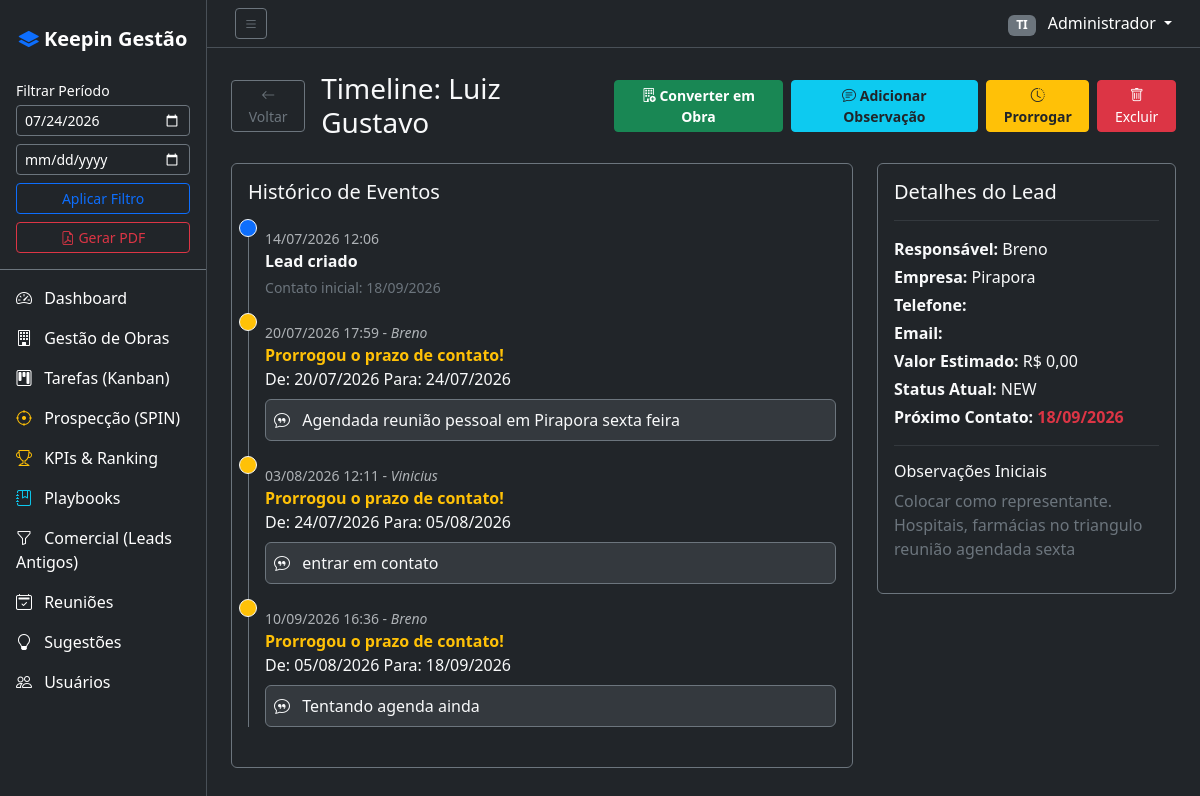
Screenshot of /?page=lead_timeline&id=32 (signed in) with the database file from the repository.
### tables this page shows
CREATE TABLE leads (
            id INTEGER PRIMARY KEY AUTOINCREMENT,
            name TEXT NOT NULL,
            company TEXT,
            phone TEXT,
            email TEXT,
            source TEXT,
            status TEXT NOT NULL DEFAULT 'new',
            estimated_value REAL DEFAULT 0,
            next_contact_date DATE,
            notes TEXT,
            assigned_to INTEGER,
            created_by INTEGER NOT NULL,
            created_at DATETIME DEFAULT CURRENT_TIMESTAMP,
            updated_at DATETIME DEFAULT CURRENT_TIMESTAMP,
            FOREIGN KEY (assigned_to) REFERENCES users(id),
            FOREIGN KEY (created_by) REFERENCES users(id)
        );

CREATE TABLE lead_history (
        id INTEGER PRIMARY KEY AUTOINCREMENT,
        lead_id INTEGER NOT NULL,
        action TEXT NOT NULL,
        old_value TEXT,
        new_value TEXT,
        comment TEXT,
        changed_by INTEGER NOT NULL,
        mentioned_user_id INTEGER,
        created_at DATETIME DEFAULT CURRENT_TIMESTAMP,
        FOREIGN KEY (lead_id) REFERENCES leads(id),
        FOREIGN KEY (changed_by) REFERENCES users(id),
        FOREIGN KEY (mentioned_user_id) REFERENCES users(id)
    );

CREATE TABLE users (
            id INTEGER PRIMARY KEY AUTOINCREMENT,
            name TEXT NOT NULL,
            email TEXT UNIQUE NOT NULL,
            password TEXT NOT NULL,
            role TEXT NOT NULL DEFAULT 'user',
            department TEXT NOT NULL,
            avatar_color TEXT DEFAULT '#6366f1',
            active INTEGER DEFAULT 1,
            created_at DATETIME DEFAULT CURRENT_TIMESTAMP,
            last_login DATETIME
        );

### controllers/LeadTimelineController.php (called while the page is built, shortened)
<?php
require_once __DIR__ . '/../models/LeadHistory.php';
class LeadTimelineController {
    public function index() {
        $leadId = isset($_GET['id']) ? (int)$_GET['id'] : 0;
        $db = Database::getConnection();
        $stmt = $db->prepare("SELECT l.*, u.name as assigned_name FROM leads l LEFT JOIN users u ON l.assigned_to = u.id WHERE l.id = :id");
        $stmt->execute(['id' => $leadId]);
        $lead = $stmt->fetch();
        $history = LeadHistory::getByLead($leadId);
        require_once __DIR__ . '/../views/layout/header.php';
        require_once __DIR__ . '/../views/leads/timeline.php';
        require_once __DIR__ . '/../views/layout/footer.php';
    }
}

### index.php (called while the page is built, shortened)
<?php
$action = isset($_GET['action']) ? $_GET['action'] : 'index';
$controller = new $controllerName();
$controller->$action();

### models/LeadHistory.php (called while the page is built, shortened)
<?php
class LeadHistory {
    public static function getByLead($leadId) {
        $db = Database::getConnection();
        $stmt = $db->prepare("
            SELECT th.*, u.name as user_name, mu.name as mentioned_user_name, mu.avatar_color as mentioned_avatar_color
            FROM lead_history th
            LEFT JOIN users u ON th.changed_by = u.id
            LEFT JOIN users mu ON th.mentioned_user_id = mu.id
            WHERE th.lead_id = :lead_id
            ORDER BY th.created_at ASC
        ");
        $stmt->execute(['lead_id' => $leadId]);
        return $stmt->fetchAll();
    }
}

### views/leads/timeline.php (the view, shortened to what this page needs)
<div class="d-flex justify-content-between align-items-center mb-4">
    <div class="d-flex align-items-center gap-3">
        <a href="<?= BASE_URL ?>/?page=leads" class="btn btn-outline-secondary btn-sm"><i class="bi bi-arrow-left"></i> Voltar</a>
        <h1 class="h3 text-light mb-0">Timeline: <?= htmlspecialchars($lead['name']) ?></h1>
    </div>
    <div class="d-flex gap-2">
        <form method="POST" action="<?= BASE_URL ?>/?page=projects&action=convert_lead" class="d-inline">
            <button type="submit" class="btn btn-success btn-sm fw-bold">
                <i class="bi bi-building-add"></i> Converter em Obra
            </button>
        </form>
        <button class="btn btn-info btn-sm text-dark fw-bold" data-bs-toggle="modal" data-bs-target="#commentModal">
            <i class="bi bi-chat-text"></i> Adicionar Observação
        </button>
        <button class="btn btn-warning btn-sm text-dark fw-bold" data-bs-toggle="modal" data-bs-target="#postponeModal">
            <i class="bi bi-clock-history"></i> Prorrogar
        </button>
        <button class="btn btn-danger btn-sm" data-bs-toggle="modal" data-bs-target="#deleteModal">
            <i class="bi bi-trash"></i> Excluir
        </button>
    </div>
</div>
<div class="row">
    <div class="col-md-8">
        <div class="card bg-dark border-secondary">
            <div class="card-body">
                <h5 class="card-title text-light mb-4">Histórico de Eventos</h5>
                <div class="timeline-container ps-3 border-start border-secondary position-relative">
                    <div class="timeline-item mb-4 position-relative">
                        <span class="position-absolute translate-middle p-2 bg-primary border border-light rounded-circle" style="left: -17px;"></span>
                        <div class="text-muted small"><?= date('d/m/Y H:i', strtotime($lead['created_at'])) ?></div>
                        <div class="text-light"><strong>Lead criado</strong></div>
                        <div class="text-secondary small mt-1">Contato inicial: <?= $lead['next_contact_date'] ? date('d/m/Y', strtotime($lead['next_contact_date'])) : 'Não definido' ?></div>
                    </div>
                    <?php foreach($history as $h): ?>
                        <?php
                        $iconClass = 'bg-secondary';
                        if ($h['action'] === 'postponed') $iconClass = 'bg-warning';
                        ?>
                        <div class="timeline-item mb-4 position-relative">
                            <span class="position-absolute translate-middle p-2 <?= $iconClass ?> border border-light rounded-circle" style="left: -17px;"></span>
                            <div class="text-muted small"><?= date('d/m/Y H:i', strtotime($h['created_at'])) ?> - <em><?= htmlspecialchars($h['user_name']) ?></em></div>
                            <?php if ($h['action'] === 'status_change'): ?>
                                <div class="text-light">Moveu o lead de <strong><?= $h['old_value'] ?></strong> para <strong><?= $h['new_value'] ?></strong></div>
                            <?php elseif ($h['action'] === 'postponed'): ?>
                                <div class="text-warning fw-bold">Prorrogou o prazo de contato!</div>
                                <div class="text-light">De: <?= $h['old_value'] ? date('d/m/Y', strtotime($h['old_value'])) : 'Sem data' ?> Para: <?= $h['new_value'] ? date('d/m/Y', strtotime($h['new_value'])) : 'Sem data' ?></div>
                                <div class="bg-secondary bg-opacity-25 p-2 rounded mt-2 border border-secondary text-light">
                                    <i class="bi bi-chat-quote me-2"></i> <?= htmlspecialchars($h['comment']) ?>
                                </div>
                            <?php endif; ?>
                        </div>
                    <?php endforeach; ?>
                </div>
            </div>
        </div>
    </div>
    <div class="col-md-4">
        <div class="card bg-dark border-secondary">
            <div class="card-body">
                <h5 class="card-title text-light">Detalhes do Lead</h5>
                <hr class="border-secondary">
                <p class="text-light mb-1"><strong>Responsável:</strong> <?= htmlspecialchars($lead['assigned_name'] ?? 'Ninguém') ?></p>
                <p class="text-light mb-1"><strong>Empresa:</strong> <?= htmlspecialchars($lead['company'] ?? '-') ?></p>
                <p class="text-light mb-1"><strong>Telefone:</strong> <?= htmlspecialchars($lead['phone'] ?? '-') ?></p>
                <p class="text-light mb-1"><strong>Email:</strong> <?= htmlspecialchars($lead['email'] ?? '-') ?></p>
                <p class="text-light mb-1"><strong>Valor Estimado:</strong> R$ <?= number_format($lead['estimated_value'], 2, ',', '.') ?></p>
                <p class="text-light mb-1"><strong>Status Atual:</strong> <?= strtoupper($lead['status']) ?></p>
                <p class="text-light mb-1"><strong>Próximo Contato:</strong> <span class="<?= $lead['next_contact_date'] && strtotime($lead['next_contact_date']) < time() ? 'text-danger fw-bold' : '' ?>"><?= $lead['next_contact_date'] ? date('d/m/Y', strtotime($lead['next_contact_date'])) : 'Sem data definida' ?></span></p>
                <hr class="border-secondary">
                <h6 class="text-light">Observações Iniciais</h6>
                <p class="text-secondary"><?= nl2br(htmlspecialchars($lead['notes'] ?? 'Sem observações.')) ?></p>
            </div>
        </div>
    </div>
</div>

### assets/css/app.css (style rules this page uses)
body { background-color: #212529; }

### rows the page displays
leads: name "Luiz Gustavo", created_at "14/07/2026 12:06", next_contact_date "18/09/2026", created_by.name "Breno", company "Pirapora", estimated_value "0,00", status "NEW", notes "Colocar como representante. Hospitais, farmácias no triangulo reunião agendada sexta"
lead_history: created_at "20/07/2026 17:59", user_name "Breno", old_value "20/07/2026", new_value "24/07/2026", comment "Agendada reunião pessoal em Pirapora sexta feira"
lead_history: created_at "03/08/2026 12:11", user_name "Vinicius", old_value "24/07/2026", new_value "05/08/2026", comment "entrar em contato"
lead_history: created_at "10/09/2026 16:36", user_name "Breno", old_value "05/08/2026", new_value "18/09/2026", comment "Tentando agenda ainda"

### other values shown
$user['department'] "TI"
$user['name'] "Administrador"
